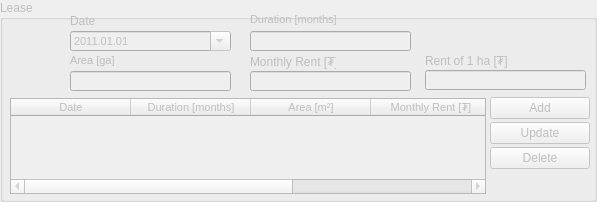
    <widget class="QGroupBox" name="a_lease_gbox">
     <property name="enabled">
      <bool>false</bool>
     </property>
     <property name="geometry">
      <rect>
       <x>233</x>
       <y>157</y>
       <width>597</width>
       <height>202</height>
      </rect>
     </property>
     <property name="title">
      <string>Lease</string>
     </property>
     <widget class="QLabel" name="label_40">
      <property name="geometry">
       <rect>
        <x>70</x>
        <y>11</y>
        <width>86</width>
        <height>20</height>
       </rect>
      </property>
      <property name="minimumSize">
       <size>
        <width>0</width>
        <height>20</height>
       </size>
      </property>
      <property name="maximumSize">
       <size>
        <width>16777215</width>
        <height>20</height>
       </size>
      </property>
      <property name="text">
       <string>Date</string>
      </property>
     </widget>
     <widget class="QDateEdit" name="a_lease_dateEdit">
      <property name="geometry">
       <rect>
        <x>70</x>
        <y>31</y>
        <width>161</width>
        <height>20</height>
       </rect>
      </property>
      <property name="minimumSize">
       <size>
        <width>0</width>
        <height>20</height>
       </size>
      </property>
      <property name="maximumSize">
       <size>
        <width>16777215</width>
        <height>20</height>
       </size>
      </property>
      <property name="font">
       <font>
        <pointsize>8</pointsize>
       </font>
      </property>
      <property name="dateTime">
       <datetime>
        <hour>0</hour>
        <minute>0</minute>
        <second>0</second>
        <year>2011</year>
        <month>1</month>
        <day>1</day>
       </datetime>
      </property>
      <property name="displayFormat">
       <string>yyyy.MM.dd</string>
      </property>
      <property name="calendarPopup">
       <bool>true</bool>
      </property>
     </widget>
     <widget class="QPushButton" name="a_lease_add_button">
      <property name="geometry">
       <rect>
        <x>490</x>
        <y>97</y>
        <width>100</width>
        <height>22</height>
       </rect>
      </property>
      <property name="sizePolicy">
       <sizepolicy hsizetype="Fixed" vsizetype="Fixed">
        <horstretch>0</horstretch>
        <verstretch>0</verstretch>
       </sizepolicy>
      </property>
      <property name="minimumSize">
       <size>
        <width>0</width>
        <height>22</height>
       </size>
      </property>
      <property name="maximumSize">
       <size>
        <width>100</width>
        <height>22</height>
       </size>
      </property>
      <property name="text">
       <string>Add</string>
      </property>
     </widget>
     <widget class="QPushButton" name="a_lease_update_button">
      <property name="geometry">
       <rect>
        <x>490</x>
        <y>122</y>
        <width>100</width>
        <height>22</height>
       </rect>
      </property>
      <property name="sizePolicy">
       <sizepolicy hsizetype="Fixed" vsizetype="Fixed">
        <horstretch>0</horstretch>
        <verstretch>0</verstretch>
       </sizepolicy>
      </property>
      <property name="minimumSize">
       <size>
        <width>0</width>
        <height>22</height>
       </size>
      </property>
      <property name="maximumSize">
       <size>
        <width>100</width>
        <height>22</height>
       </size>
      </property>
      <property name="text">
       <string>Update</string>
      </property>
     </widget>
     <widget class="QPushButton" name="a_lease_delete_button">
      <property name="geometry">
       <rect>
        <x>490</x>
        <y>147</y>
        <width>100</width>
        <height>22</height>
       </rect>
      </property>
      <property name="minimumSize">
       <size>
        <width>0</width>
        <height>22</height>
       </size>
      </property>
      <property name="maximumSize">
       <size>
        <width>100</width>
        <height>22</height>
       </size>
      </property>
      <property name="text">
       <string>Delete</string>
      </property>
     </widget>
     <widget class="QLabel" name="decisionDateLabel_13">
      <property name="geometry">
       <rect>
        <x>250</x>
        <y>6</y>
        <width>157</width>
        <height>20</height>
       </rect>
      </property>
      <property name="minimumSize">
       <size>
        <width>0</width>
        <height>20</height>
       </size>
      </property>
      <property name="maximumSize">
       <size>
        <width>16777215</width>
        <height>20</height>
       </size>
      </property>
      <property name="font">
       <font>
        <pointsize>8</pointsize>
       </font>
      </property>
      <property name="text">
       <string>Duration [months]</string>
      </property>
      <property name="alignment">
       <set>Qt::AlignBottom|Qt::AlignLeading|Qt::AlignLeft</set>
      </property>
     </widget>
     <widget class="QLineEdit" name="a_lease_duration_edit">
      <property name="geometry">
       <rect>
        <x>250</x>
        <y>31</y>
        <width>161</width>
        <height>20</height>
       </rect>
      </property>
      <property name="minimumSize">
       <size>
        <width>0</width>
        <height>20</height>
       </size>
      </property>
      <property name="maximumSize">
       <size>
        <width>16777215</width>
        <height>20</height>
       </size>
      </property>
      <property name="font">
       <font>
        <pointsize>8</pointsize>
       </font>
      </property>
     </widget>
     <widget class="QTableWidget" name="a_lease_twidget">
      <property name="geometry">
       <rect>
        <x>10</x>
        <y>98</y>
        <width>476</width>
        <height>96</height>
       </rect>
      </property>
      <property name="font">
       <font>
        <pointsize>8</pointsize>
       </font>
      </property>
      <attribute name="horizontalHeaderDefaultSectionSize">
       <number>120</number>
      </attribute>
      <column>
       <property name="text">
        <string>Date</string>
       </property>
      </column>
      <column>
       <property name="text">
        <string>Duration [months]</string>
       </property>
      </column>
      <column>
       <property name="text">
        <string>Area [m²]</string>
       </property>
      </column>
      <column>
       <property name="text">
        <string>Monthly Rent [₮]</string>
       </property>
      </column>
      <column>
       <property name="text">
        <string>Rent of ha² [₮]</string>
       </property>
      </column>
     </widget>
     <widget class="QLabel" name="applicationDateLabel_14">
      <property name="geometry">
       <rect>
        <x>70</x>
        <y>47</y>
        <width>175</width>
        <height>20</height>
       </rect>
      </property>
      <property name="minimumSize">
       <size>
        <width>0</width>
        <height>20</height>
       </size>
      </property>
      <property name="maximumSize">
       <size>
        <width>16777215</width>
        <height>20</height>
       </size>
      </property>
      <property name="font">
       <font>
        <pointsize>8</pointsize>
       </font>
      </property>
      <property name="text">
       <string>Area [ga]</string>
      </property>
      <property name="alignment">
       <set>Qt::AlignBottom|Qt::AlignLeading|Qt::AlignLeft</set>
      </property>
     </widget>
     <widget class="QLabel" name="label_41">
      <property name="geometry">
       <rect>
        <x>250</x>
        <y>52</y>
        <width>86</width>
        <height>20</height>
       </rect>
      </property>
      <property name="minimumSize">
       <size>
        <width>0</width>
        <height>20</height>
       </size>
      </property>
      <property name="maximumSize">
       <size>
        <width>16777215</width>
        <height>20</height>
       </size>
      </property>
      <property name="text">
       <string>Monthly Rent [₮]</string>
      </property>
     </widget>
     <widget class="QLineEdit" name="a_lease_area_edit">
      <property name="geometry">
       <rect>
        <x>70</x>
        <y>71</y>
        <width>161</width>
        <height>20</height>
       </rect>
      </property>
      <property name="minimumSize">
       <size>
        <width>0</width>
        <height>20</height>
       </size>
      </property>
      <property name="maximumSize">
       <size>
        <width>16777215</width>
        <height>20</height>
       </size>
      </property>
      <property name="font">
       <font>
        <pointsize>8</pointsize>
       </font>
      </property>
     </widget>
     <widget class="QLineEdit" name="a_lease_rent_edit">
      <property name="geometry">
       <rect>
        <x>250</x>
        <y>71</y>
        <width>161</width>
        <height>20</height>
       </rect>
      </property>
      <property name="minimumSize">
       <size>
        <width>0</width>
        <height>20</height>
       </size>
      </property>
      <property name="maximumSize">
       <size>
        <width>16777215</width>
        <height>20</height>
       </size>
      </property>
      <property name="font">
       <font>
        <pointsize>8</pointsize>
       </font>
      </property>
     </widget>
     <widget class="QLabel" name="label_55">
      <property name="geometry">
       <rect>
        <x>425</x>
        <y>51</y>
        <width>156</width>
        <height>20</height>
       </rect>
      </property>
      <property name="minimumSize">
       <size>
        <width>0</width>
        <height>20</height>
       </size>
      </property>
      <property name="maximumSize">
       <size>
        <width>16777215</width>
        <height>20</height>
       </size>
      </property>
      <property name="text">
       <string>Rent of 1 ha [₮]</string>
      </property>
     </widget>
     <widget class="QLineEdit" name="a_lease_rent_of_m2">
      <property name="geometry">
       <rect>
        <x>425</x>
        <y>70</y>
        <width>161</width>
        <height>20</height>
       </rect>
      </property>
      <property name="minimumSize">
       <size>
        <width>0</width>
        <height>20</height>
       </size>
      </property>
      <property name="maximumSize">
       <size>
        <width>16777215</width>
        <height>20</height>
       </size>
      </property>
      <property name="font">
       <font>
        <pointsize>8</pointsize>
       </font>
      </property>
     </widget>
    </widget>
